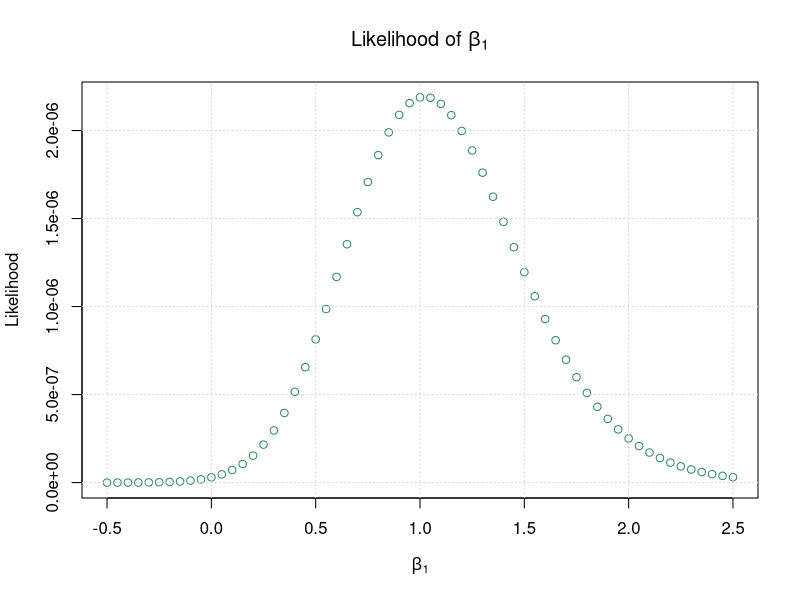
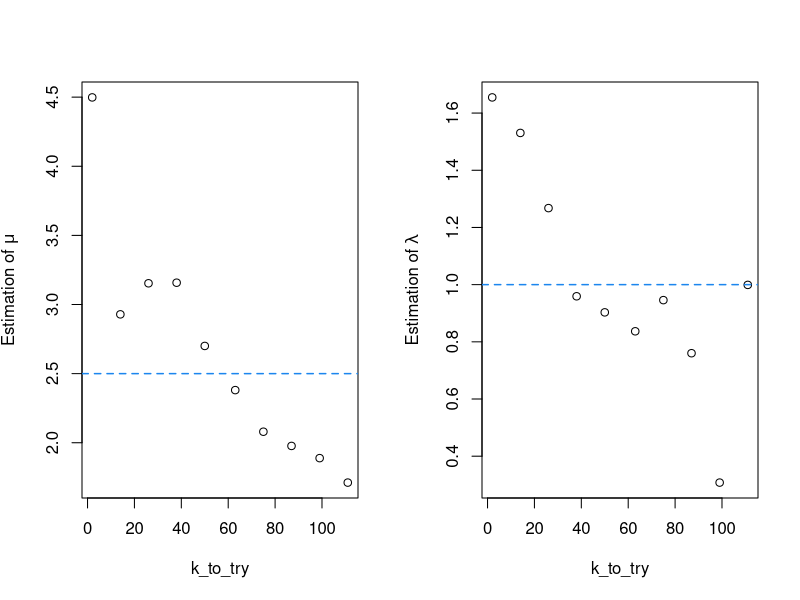

Write R code to recreate these figures, in order.
## ---- chunk 1
options(scipen = 1, digits = 4, width = 80)
library(knitr)
opts_chunk$set(echo=TRUE,
               cache=TRUE, autodep=TRUE, cache.comments=FALSE,
               message=FALSE, warning=FALSE)
## ---- chunk 2
loglik <- function(beta0, beta1, x,  y) {
  prob = exp(beta0 + beta1 * x) / (1 + exp(beta0 + beta1 * x)) 
  # success probability
  f = sum(y * log(prob) + (1 - y) * log(1 - prob)) # log-likelihood
  return(f)
}

X = c(1.34, -1.38, -0.19, -0.44, 1.90, -0.80, 0.91, 0.26, 1.37, -1.62, 
      -0.96, 1.90, 0.99, 1.96, -1.57, 1.51, -1.61, -1.02, -0.92, -1.87, 
      1.73, -1.23, -1.24, 0.22, 1.42)

Y = c(1, 0, 0, 1, 1, 0, 1, 1, 1, 0, 1, 1, 1, 1, 1, 0, 0, 0, 0, 0, 1, 0, 0, 1, 0)

# likelihood at the given data
lik_beta <- function(beta) {
  loglik(beta[1], beta[2], X, Y)
}
## ---- chunk 3
optim1 = optim(c(0.25, 0.75), lik_beta, control = list(fnscale = -1))
beta.hat = optim1$par
lik = optim1$value
beta.hat
## ---- chunk 4
library(numDeriv)
init = c(0.25, 0.75)
# numerical gradient of a function, i.e., score function
grad = grad(lik_beta, init) 
hess_matrix = hessian(lik_beta, init) # Hessian matrix
next_value = init - solve(hess_matrix) %*% grad
next_value
## ---- chunk 5
function_c <- function(beta1) {
  loglik(0, beta1, X, Y)
}

beta1 = seq(-0.5, 2.5, 0.05)
lbeta1 = sapply(beta1, function_c)
## ---- chunk 6
# make plot
plot(beta1, exp(lbeta1), col = "seagreen",
     main = expression(paste("Likelihood of ", beta[1])),
     xlab = expression(beta[1]), ylab = "Likelihood")
grid()
## ---- chunk 7
# the derivatives of the likelihood functions
derivative <- function(beta){
  p <- exp(beta[1] + beta[2] * X)/(1+exp(beta[1] + beta[2] * X))
  deriv <- c(sum(Y - p),sum(X * (Y - p)))
  return(deriv)
}

beta0 = 0
Lbeta1 = function(beta) {derivative(c(0, beta))[2]}
beta1_hat_uni = uniroot(Lbeta1, c(0, 2))$root
beta1_hat_uni 
## ---- chunk 8
grid = seq(0, 2, length.out = 10000)
f = sapply(grid, function(beta) {loglik(0, beta, X, Y)})
beta1_hat_grid = grid[f == max(f)]
beta1_hat_grid
## ---- chunk 9
# N-R function
NewtonRaph <- function(f, tol=1e-7, x0, N) {
  h = 1e-7
  i = 1
  p = numeric(N)
  while(i <= N) {
    dfdx = (f(x0 + h) - f(x0)) / h
    x1 = (x0 - (f(x0) / dfdx))
    p[i] = x1
    i = i + 1
    if(abs(x1 - x0) < tol) break
    x0 = x1
  }
  return(p[1: (i-1)])
}

roots = NewtonRaph(Lbeta1, x0 = 1, N = 1000)

beta1_hat_NR = roots[length(roots)]
## ---- chunk 10
library(boot)
y = floor(coal[[1]])
y = tabulate(y)
y = y[1851: length(y)]
## ---- chunk 11
# log ikelihood function defined as a function in the parameter and data
loglike_change <- function(k, mu, lambda, y) {
  item1 = -mu + y * log(mu) - log(factorial(y))
  item2 = -lambda + y * log(lambda) - log(factorial(y))
  l = sum(item1[1: k]) + sum(item2[(k+1): length(y)])
  return(-l) # optim() performs minimization by default
}

# Likelihood at the given k, data
LL_given <- function(param, k) {
  loglike_change(k, param[1], param[2], y)
}
## ---- chunk 12
# now we set k and initial values
k = length(y)/2 # k = 56
param0 = c(2.5, 1)

optim(param0, LL_given, k = k)$par
## ---- chunk 13
k_to_try = round(seq(2, length(y)-1, length.out = 10))

MLE_matrix = matrix(0, nrow = length(k_to_try), ncol = 2)
for (i in 1:10) {
  ki = k_to_try[i]
  MLE_matrix[i, ] = optim(param0, LL_given, k = ki)$par
}

rownames(MLE_matrix) = paste("k =", k_to_try)
print(MLE_matrix)
## ---- chunk 14
par(mfrow = c(1,2))
plot(k_to_try, MLE_matrix[,1], ylab = expression(paste('Estimation of ', mu)))
abline(h = 2.5, lty = 2, col = "dodgerblue2", lwd = 1.5)
plot(k_to_try, MLE_matrix[,2], ylab = expression(paste('Estimation of ', lambda)))
abline(h = 1, lty = 2, col = "dodgerblue2", lwd = 1.5)
## ---- chunk 15
# mean of estimates
apply(MLE_matrix, 2, mean)
